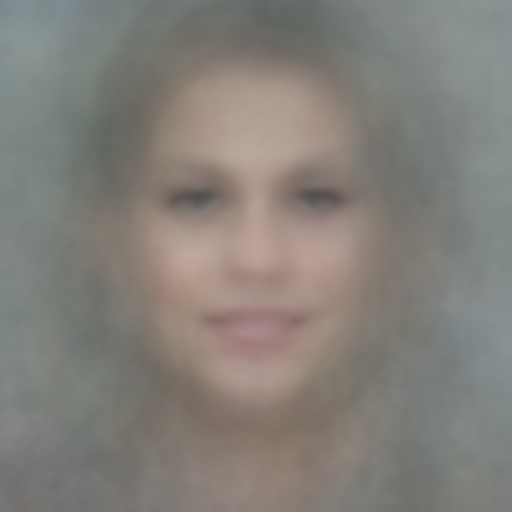
#> input picture ai-thesis/outputs_standard/standard_face.png, 512 x 512 px
$ python make_fairface_averages.py
#> lines starting #> are read from the running program, lines starting #| are printed output that depends on the picture
"""FairFace（外部数据文件夹里的 parquet）-> 平均脸、万花筒预览、PCA"特征脸"生成器预览。
类别是数据集作者标注的 7 类（不是我们分的）；所有类别用同样的处理、并排放在一起。照片不保存、不展示，只留平均图和从 PCA 生成的新脸。
运行：nice -n 15 python make_fairface_averages.py   -> ../outputs_standard/fairface/
"""
import io, json, os, sys, time
import numpy as np
import pyarrow.parquet as pq
from PIL import Image, ImageDraw

HERE = os.path.dirname(os.path.abspath(__file__))
SRC = "/Users/shanzeyang/Desktop/外部数据/FairFace_0.25"
OUT = os.path.join(HERE, "..", "outputs_standard", "fairface")
os.makedirs(OUT, exist_ok=True)
FILES = sorted(f for f in os.listdir(SRC) if f.endswith(".parquet"))
RACES = ['East Asian', 'Indian', 'Black', 'White', 'Middle Eastern', 'Latino_Hispanic', 'Southeast Asian']
CAP = 1500          # 每个类别最多用多少张
PCA_N = 64          # PCA 用的缩小尺寸
S = 224

sums = {r: np.zeros((S, S, 3)) for r in range(7)}
cnt = {r: 0 for r in range(7)}
small = {r: [] for r in range(7)}
t0 = time.time()
rng = np.random.default_rng(7)
done = False
for fn in FILES:
    pf = pq.ParquetFile(os.path.join(SRC, fn))
    for g in range(pf.num_row_groups):
        tb = pf.read_row_group(g, columns=['image', 'race']).to_pylist()
        order = rng.permutation(len(tb))
        for i in order:
            row = tb[i]
            r = int(row['race'])
            if cnt[r] >= CAP:
                continue
            im = Image.open(io.BytesIO(row['image']['bytes'])).convert('RGB').resize((S, S), Image.LANCZOS)
            sums[r] += np.asarray(im, dtype=np.float64)
            small[r].append(np.asarray(im.resize((PCA_N, PCA_N), Image.LANCZOS), dtype=np.uint8))
            cnt[r] += 1
        if all(cnt[r] >= CAP for r in range(7)):
            done = True
            break
    print(fn, '已用', cnt, '用时', round(time.time() - t0), '秒', flush=True)
    if done:
        break
tot = sum(cnt.values())
means = {r: (sums[r] / max(cnt[r], 1)) for r in range(7)}
means['all'] = sum(sums[r] for r in range(7)) / tot          # 各类别张数相同 -> 等权平均
for k, m in means.items():
    name = 'avg_all' if k == 'all' else 'avg_' + RACES[k].replace(' ', '_')
    Image.fromarray(m.clip(0, 255).astype(np.uint8)).save(os.path.join(OUT, name + '.png'))

# 对齐方式不同：FairFace 是 dlib 裁切；Lucy 是 CelebA 对齐。拿 Lucy 标准脸放在最前面做对照（只作对照，注意裁剪不同）
lucy = Image.open(os.path.join(HERE, '..', 'outputs_standard', 'standard_face.png')).convert('RGB').resize((S, S), Image.LANCZOS)
tiles = [('Lucy / CelebA', lucy), ('FairFace  all (balanced)', Image.fromarray(means['all'].clip(0, 255).astype(np.uint8)))] + [(RACES[r], Image.fromarray(means[r].clip(0, 255).astype(np.uint8))) for r in range(7)]
#> tiles = 9 items
sheet = Image.new('RGB', (S * 3 + 40, (S + 30) * 3 + 20), (20, 16, 30))
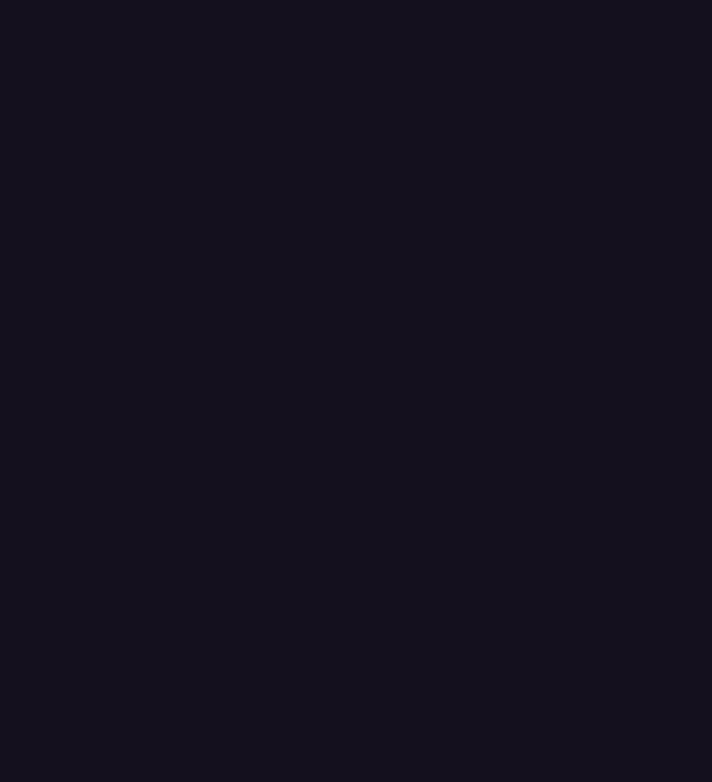
#> sheet: PIL image 712x782 RGB; mean R, G, B 20, 16, 30
d = ImageDraw.Draw(sheet)
for i, (nm, im) in enumerate(tiles):
    x, y = 10 + (i % 3) * (S + 10), 10 + (i // 3) * (S + 30)
    sheet.paste(im, (x, y + 22))
    d.text((x + 4, y + 4), nm, fill=(255, 255, 255))
#> this loop made 9 passes
#> (nm, x, y) on passes 1 to 9: ('Lucy / CelebA', 10, 10), ('FairFace  all (balanced)', 244, 10), ('East Asian', 478, 10), ('Indian', 10, 264), ('Black', 244, 264), ('White', 478, 264), ('Middle Eastern', 10, 518), ('Latino_Hispanic', 244, 518), ('Southeast Asian', 478, 518)
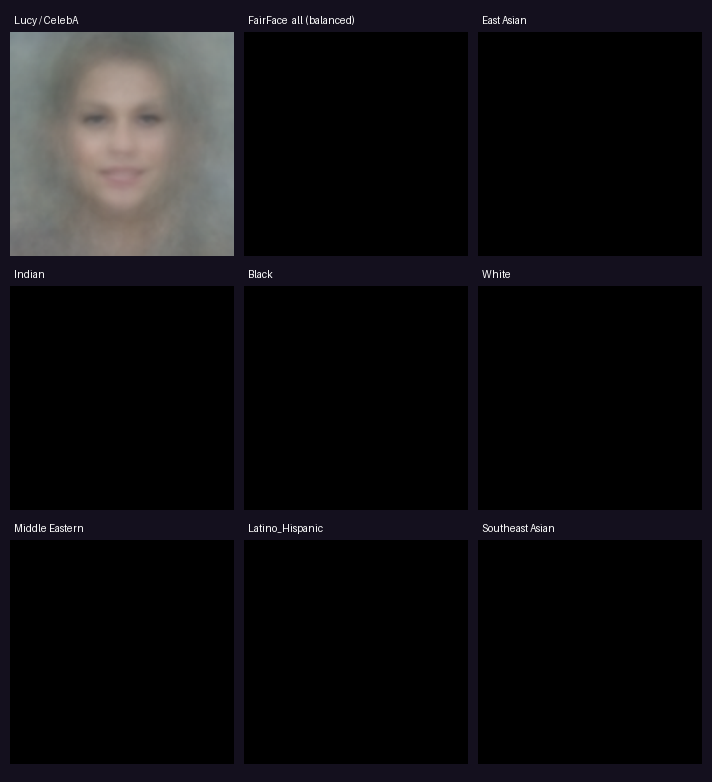
#> sheet: PIL image 712x782 RGB; mean R, G, B 16.1, 15, 17.1
sheet.save(os.path.join(OUT, 'averages_sheet.png'))


def kaleido(src, size=448, n=6, rot=0.0, zoom=1.0):
    """六重镜像万花筒：把源图的一个楔形镜像复制 n 次。"""
#> called with size = 448, n = 6, rot = 0.35, zoom = 1
    a = np.asarray(src.resize((S, S)), dtype=np.float64)
    yy, xx = np.mgrid[0:size, 0:size].astype(float)
    cx = cy = (size - 1) / 2
    dx, dy = xx - cx, yy - cy
    r = np.hypot(dx, dy) / (size / 2)
    th = np.arctan2(dy, dx) + rot
    seg = np.pi / n
    th = np.abs(((th + seg) % (2 * seg)) - seg)
    sx = (0.5 + 0.5 * r * np.cos(th) * zoom) * (S - 1)
    sy = (0.5 + 0.5 * r * np.sin(th) * zoom) * (S - 1)
    sxi, syi = np.clip(sx.astype(int), 0, S - 1), np.clip(sy.astype(int), 0, S - 1)
    out = a[syi, sxi]
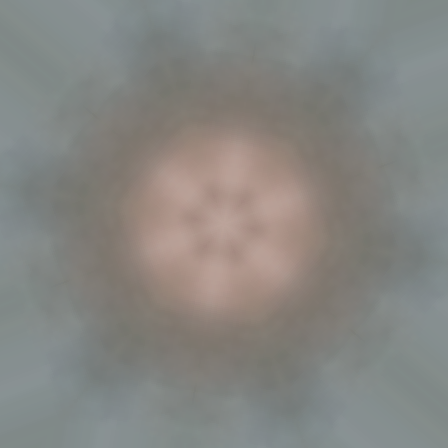
#> out: shape (448, 448, 3) float64; mean R, G, B 134.1, 133.6, 130
    out[r > 1] = 0
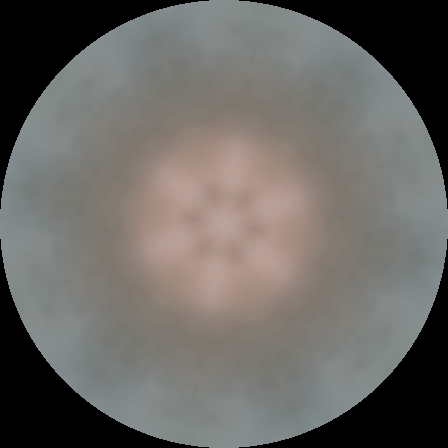
#> out: shape (448, 448, 3) float64; mean R, G, B 105.9, 103.5, 99.8
    return Image.fromarray(out.clip(0, 255).astype(np.uint8))


kt = [(nm, kaleido(im, rot=0.35)) for nm, im in tiles[:2] + [tiles[2], tiles[8]]]
#> in kaleido (call 2), `a = np.asarray(src.resize((S, S)), dtype=np.float64)`: a: shape (224, 224, 3) float64; every value is 0
#> in kaleido (call 2), `out = a[syi, sxi]`: out: shape (448, 448, 3) float64; every value is 0
#> in kaleido (call 2), `return Image.fromarray(out.clip(0, 255).astype(np.uint8))`: returned value: PIL image 448x448 RGB; every value is 0
#> kt = 4 items
ksheet = Image.new('RGB', (448 * 4 + 50, 448 + 30), (20, 16, 30))
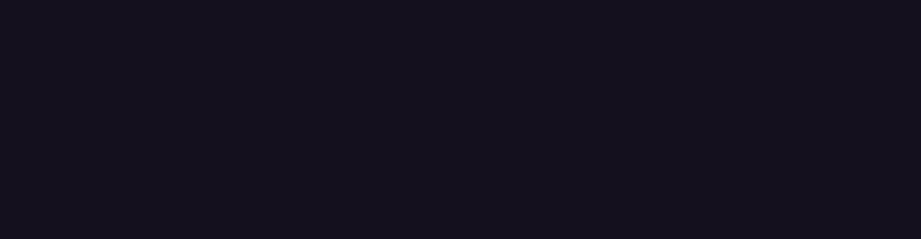
#> ksheet: PIL image 1842x478 RGB (shown at 1/2 size); mean R, G, B 20, 16, 30
d = ImageDraw.Draw(ksheet)
for i, (nm, im) in enumerate(kt):
    ksheet.paste(im, (10 + i * 458, 24))
    d.text((14 + i * 458, 6), nm, fill=(255, 255, 255))
#> this loop made 4 passes
#> nm on passes 1 to 4: 'Lucy / CelebA', 'FairFace  all (balanced)', 'East Asian', 'Southeast Asian'
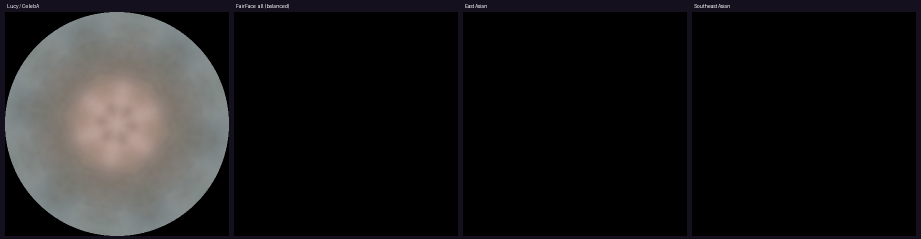
#> ksheet: PIL image 1842x478 RGB (shown at 1/2 size); mean R, G, B 26.1, 25.2, 25.6
ksheet.save(os.path.join(OUT, 'kaleidoscope_sheet.png'))


def pca_faces(arr, k=40, nsamp=8, seed=3):
    X = np.stack(arr).reshape(len(arr), -1).astype(np.float64)
    mu = X.mean(0)
    U, Sv, Vt = np.linalg.svd(X - mu, full_matrices=False)
    sd = Sv[:k] / np.sqrt(len(arr))
    rg = np.random.default_rng(seed)
    out = []
    for _ in range(nsamp):
        z = rg.standard_normal(k) * sd
        out.append((mu + z @ Vt[:k]).reshape(PCA_N, PCA_N, 3).clip(0, 255).astype(np.uint8))
    return out


groups = [('FairFace all', [a for r in range(7) for a in small[r]]), ('East Asian', small[0]), ('Southeast Asian', small[6]), ('White', small[3])]
psheet = Image.new('RGB', (8 * 130 + 20, len(groups) * 150 + 10), (20, 16, 30))
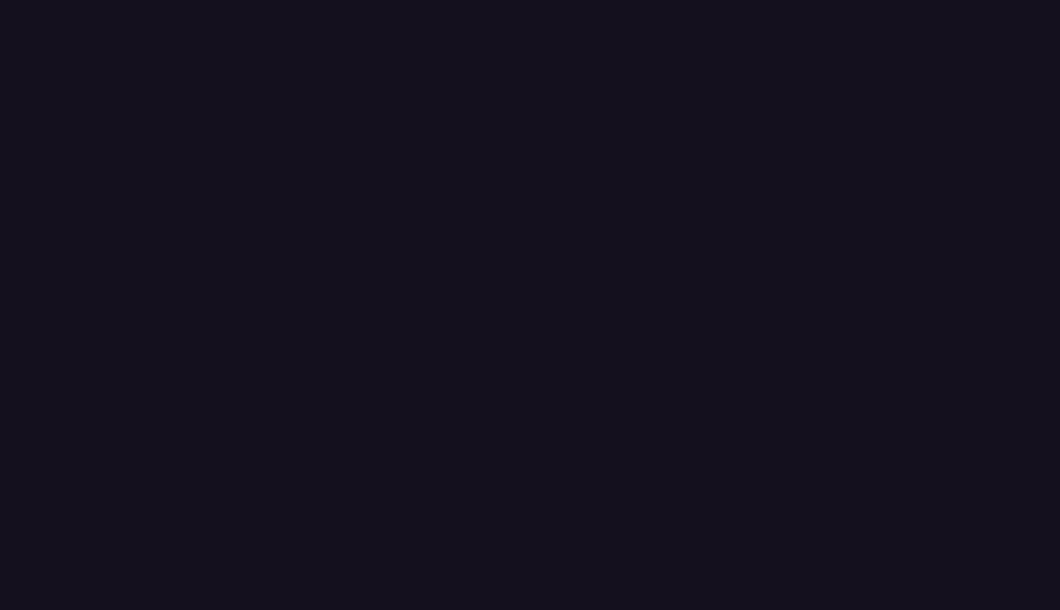
#> psheet: PIL image 1060x610 RGB; mean R, G, B 20, 16, 30
d = ImageDraw.Draw(psheet)
for gi, (nm, arr) in enumerate(groups):
#> (the run stopped early here; a loop or call above may not have finished)
